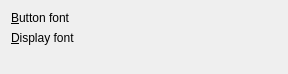
<ui version="4.0" >
 <class>Fonts</class>
 <widget class="QWidget" name="Fonts" >
  <property name="geometry" >
   <rect>
    <x>0</x>
    <y>0</y>
    <width>288</width>
    <height>74</height>
   </rect>
  </property>
  <property name="windowTitle" >
   <string>Fonts</string>
  </property>
  <layout class="QVBoxLayout" name="verticalLayout" >
   <item>
    <layout class="QFormLayout" name="formLayout" >
     <property name="fieldGrowthPolicy" >
      <enum>QFormLayout::ExpandingFieldsGrow</enum>
     </property>
     <item row="0" column="0" >
      <widget class="QLabel" name="buttonlabel" >
       <property name="text" >
        <string>&amp;Button font</string>
       </property>
       <property name="buddy" >
        <cstring>kcfg_ButtonFont</cstring>
       </property>
      </widget>
     </item>
     <item row="0" column="1" >
      <widget class="KFontRequester" name="kcfg_ButtonFont" >
       <property name="focusPolicy" >
        <enum>Qt::WheelFocus</enum>
       </property>
       <property name="toolTip" >
        <string>The font to use for the buttons</string>
       </property>
      </widget>
     </item>
     <item row="1" column="0" >
      <widget class="QLabel" name="displaylabel" >
       <property name="text" >
        <string>&amp;Display font</string>
       </property>
       <property name="buddy" >
        <cstring>kcfg_DisplayFont</cstring>
       </property>
      </widget>
     </item>
     <item row="1" column="1" >
      <widget class="KFontRequester" name="kcfg_DisplayFont" >
       <property name="focusPolicy" >
        <enum>Qt::WheelFocus</enum>
       </property>
       <property name="toolTip" >
        <string>The font to use in the display</string>
       </property>
      </widget>
     </item>
    </layout>
   </item>
   <item>
    <spacer name="verticalSpacer" >
     <property name="orientation" >
      <enum>Qt::Vertical</enum>
     </property>
     <property name="sizeHint" stdset="0" >
      <size>
       <width>20</width>
       <height>0</height>
      </size>
     </property>
    </spacer>
   </item>
  </layout>
 </widget>
 <customwidgets>
  <customwidget>
   <class>KFontRequester</class>
   <extends>QWidget</extends>
   <header>kfontrequester.h</header>
  </customwidget>
 </customwidgets>
 <resources/>
 <connections/>
</ui>
